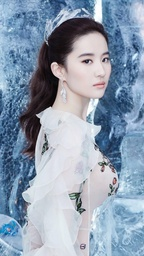
#> input picture code/opencv_exercises/CrystalLiu1.jpg, 144 x 256 px, shrunk from 750 x 1334 before the run
$ python tutorial_6_7_blur.py
#> lines starting #> are read from the running program, lines starting #| are printed output that depends on the picture
#> further down, src is the input picture: shape (256, 144, 3); mean B, G, R 175.5, 156.6, 140.5
'''
一些图像知识：
1. 噪声：主要有三种：
椒盐噪声（Salt & Pepper）：含有随机出现的黑白亮度值。
脉冲噪声：只含有随机的正脉冲和负脉冲噪声。
高斯噪声：含有亮度服从高斯或正态分布的噪声。高斯噪声是很多传感器噪声的模型，如摄像机的电子干扰噪声。
2. 滤波器：主要两类：线性和非线性
线性滤波器：使用连续窗函数内像素加权和来实现滤波，同一模式的权重因子可以作用在每一个窗口内，即线性滤波器是空间不变的。
如果图像的不同部分使用不同的滤波权重因子，线性滤波器是空间可变的。因此可以使用卷积模板来实现滤波。
线性滤波器对去除高斯噪声有很好的效果。常用的线性滤波器有均值滤波器和高斯平滑滤波器。
(1) 均值滤波器：最简单均值滤波器是局部均值运算，即每一个像素只用其局部邻域内所有值的平均值来置换.
(2) 高斯平滑滤波器是一类根据高斯函数的形状来选择权值的线性滤波器。 高斯平滑滤波器对去除服从正态分布的噪声是很有效的。
非线性滤波器:
(1) 中值滤波器:均值滤波和高斯滤波运算主要问题是有可能模糊图像中尖锐不连续的部分。
中值滤波器的基本思想使用像素点邻域灰度值的中值来代替该像素点的灰度值，它可以去除脉冲噪声、椒盐噪声同时保留图像边缘细节。
中值滤波不依赖于邻域内与典型值差别很大的值，处理过程不进行加权运算。
中值滤波在一定条件下可以克服线性滤波器所造成的图像细节模糊，而对滤除脉冲干扰很有效。
(2) 边缘保持滤波器:由于均值滤波：平滑图像外还可能导致图像边缘模糊和中值滤波：去除脉冲噪声的同时可能将图像中的线条细节滤除。
边缘保持滤波器是在综合考虑了均值滤波器和中值滤波器的优缺点后发展起来的，它的特点是：
滤波器在除噪声脉冲的同时，又不至于使图像边缘十分模糊。
过程：分别计算[i，j]的左上角子邻域、左下角子邻域、右上角子邻域、右下角子邻域的灰度分布均匀度V；
然后取最小均匀度对应区域的均值作为该像素点的新灰度值。分布越均匀，均匀度V值越小。v=<(f(x, y) - f_(x, y))^2

'''


import cv2 as cv
import numpy as np


def blur_demo(image):
    # dst = cv.blur(image, (5, 5))  # 卷积核为5x5，均值模糊
    # dst = cv.medianBlur(image, 5)  # 中值模糊，对椒盐噪声去噪较好

    # 自定义滤波器
    # kernel = np.ones([5, 5], np.float32) / 25  # 内核大小
    kernel = np.array([[0, -1, 0], [-1, 5, -1], [0, -1, 0]], np.float32)  # 锐化算子

    # filter2D(src, ddepth(图像深度，-1表示默认和src一样深度), kernel, dst=None, anchor=None(锚点，卷积核中心), delta=None, borderType=None)
    dst = cv.filter2D(image, -1, kernel=kernel)  # 二维滤波器
    cv.imshow("blur_demo", dst)


def clamp(pv):
    if pv > 255:
        return 255
    elif pv < 0:
        return 0
    else:
        return pv


def gaussian_noise(image):  # 加高斯噪声
    h, w, c = image.shape
#> h = 256; w = 144; c = 3
    for row in range(h):
        for col in range(w):
            s = np.random.normal(0, 20, 3)  # normal(loc=0.0, scale=1.0, size=None),均值，标准差，大小

            b = image[row, col, 0]
            g = image[row, col, 1]
            r = image[row, col, 2]

            image[row, col, 0] = clamp(b + s[0])
            image[row, col, 1] = clamp(g + s[1])
            image[row, col, 2] = clamp(r + s[2])
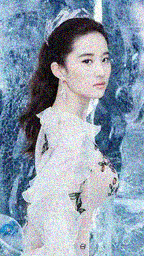
#> image: shape (256, 144, 3); mean B, G, R 174.7, 156.3, 139.9

    cv.imshow("gaussian_noise", image)


src = cv.imread("CrystalLiu1.jpg")  # 读入图片放进src中
cv.namedWindow("Crystal Liu")  # 创建窗口
cv.imshow("Crystal Liu", src)  # 将src图片放入该创建的窗口中
# blur_demo(src)
t1 = cv.getTickCount()
gaussian_noise(src)
t2 = cv.getTickCount()
time = (t2 - t1)/cv.getTickFrequency()
print("time consume: %s"%(time * 1000))

# GaussianBlur(src, ksize, sigmaX, dst=None, sigmaY=None, borderType=None)
# ksize表示卷积核大小，sigmaX，Y表示x，y方向上的标准差，这两者只需一个即可，并且ksize为大于0的奇数
dst = cv.GaussianBlur(src, (5, 5), 0)  # 高斯模糊，sigmaX与ksize一个为0
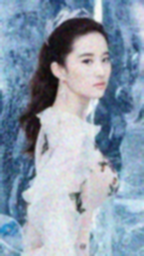
#> dst: shape (256, 144, 3); mean B, G, R 174.7, 156.3, 139.9
cv.imshow("Gaussian blur", dst)

cv.waitKey(0) # 等有键输入或者1000ms后自动将窗口消除，0表示只用键输入结束窗口
cv.destroyAllWindows()  # 关闭所有窗口

# python tutorial_6_7_blur.py

$ run again, with code/opencv_exercises/CrystalLiu2.jpg copied over code/opencv_exercises/CrystalLiu1.jpg
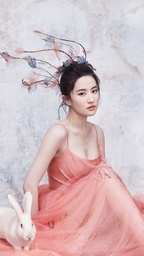
#> input picture code/opencv_exercises/CrystalLiu2.jpg, 144 x 256 px, shrunk from 1024 x 1820 before the run
#> src is the input picture: shape (256, 144, 3); mean B, G, R 192.3, 188.7, 212.3
#> after the loop in gaussian_noise, `for row in range(h):`:
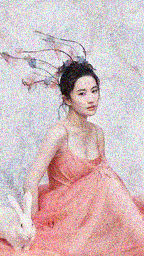
#> image: shape (256, 144, 3); mean B, G, R 191.5, 188.3, 211.3
#> `dst = cv.GaussianBlur(src, (5, 5), 0)`:
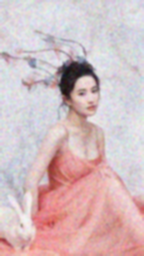
#> dst: shape (256, 144, 3); mean B, G, R 191.5, 188.3, 211.3

$ run again, with code/opencv_exercises/CrystalLiu22.jpg copied over code/opencv_exercises/CrystalLiu1.jpg
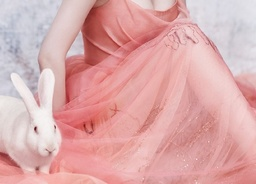
#> input picture code/opencv_exercises/CrystalLiu22.jpg, 256 x 184 px, shrunk from 1011 x 727 before the run
#> src is the input picture: shape (184, 256, 3); mean B, G, R 171.1, 170.6, 220.6
#> after the loop in gaussian_noise, `for row in range(h):`:
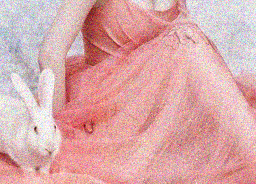
#> image: shape (184, 256, 3); mean B, G, R 170.5, 170.2, 219.3

$ run again, with code/opencv_exercises/CrystalLiu3.jpg copied over code/opencv_exercises/CrystalLiu1.jpg
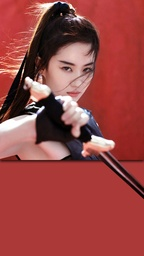
#> input picture code/opencv_exercises/CrystalLiu3.jpg, 144 x 256 px, shrunk from 2160 x 3840 before the run
#> src is the input picture: shape (256, 144, 3); mean B, G, R 66.4, 68.7, 153.2
#> after the loop in gaussian_noise, `for row in range(h):`:
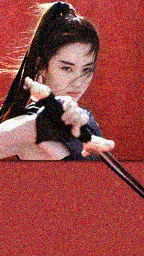
#> image: shape (256, 144, 3); mean B, G, R 66.3, 68.7, 152.8
#> `dst = cv.GaussianBlur(src, (5, 5), 0)`:
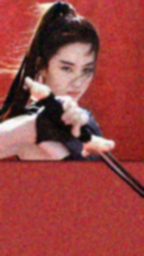
#> dst: shape (256, 144, 3); mean B, G, R 66.3, 68.7, 152.8
